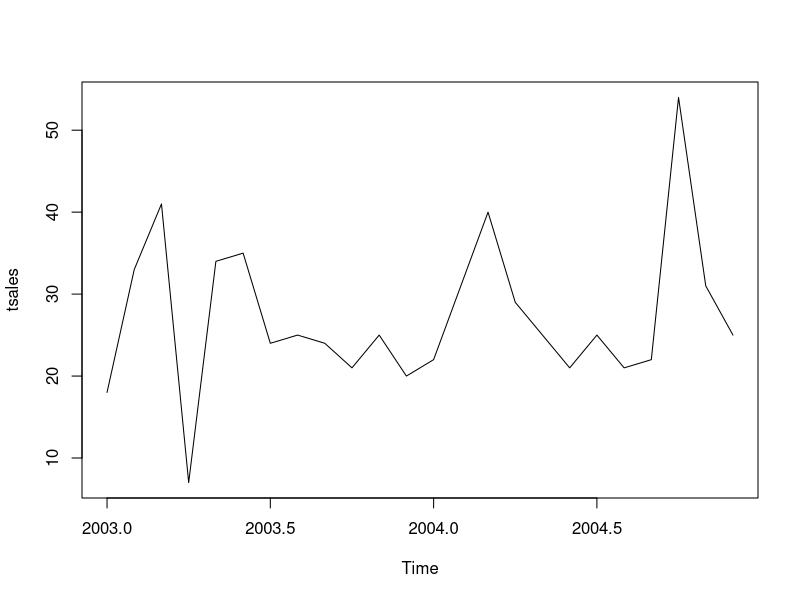
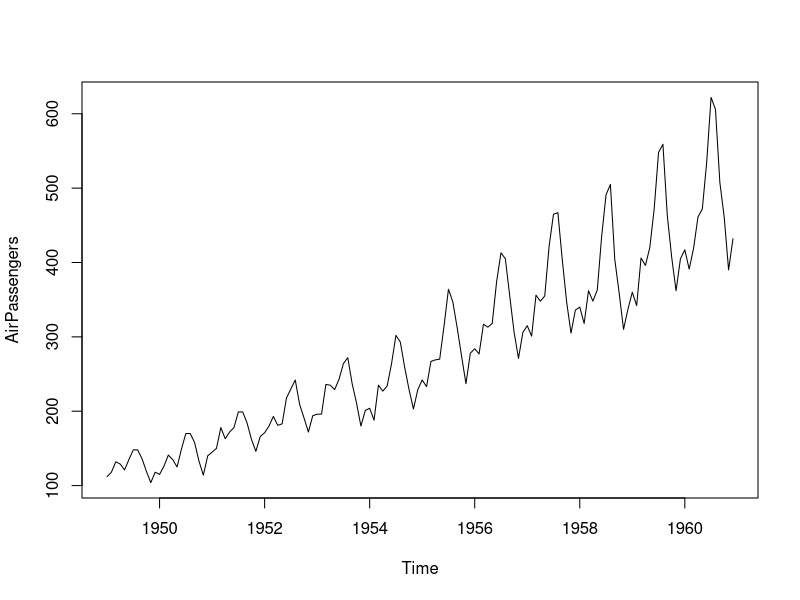
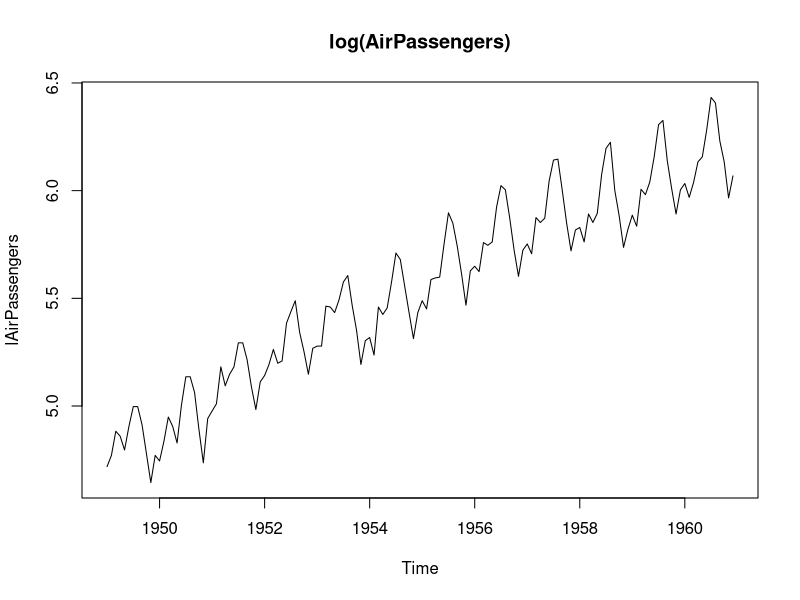
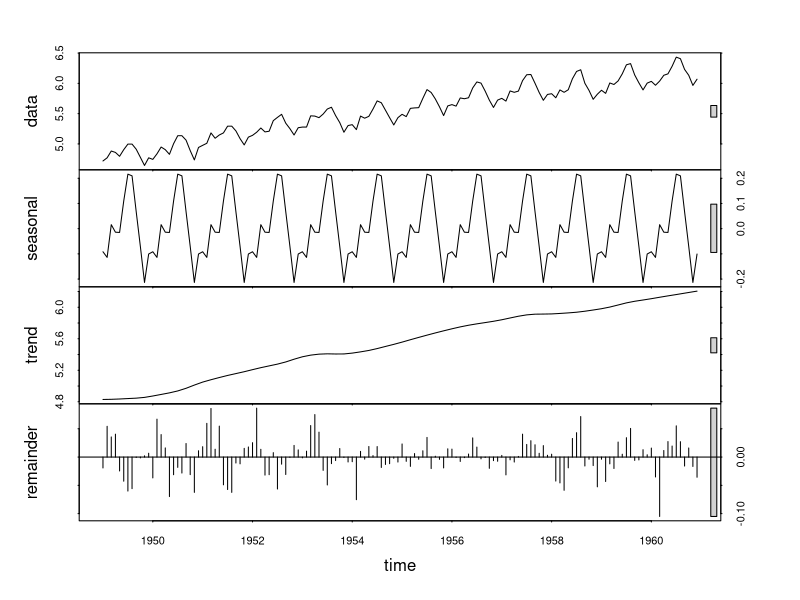
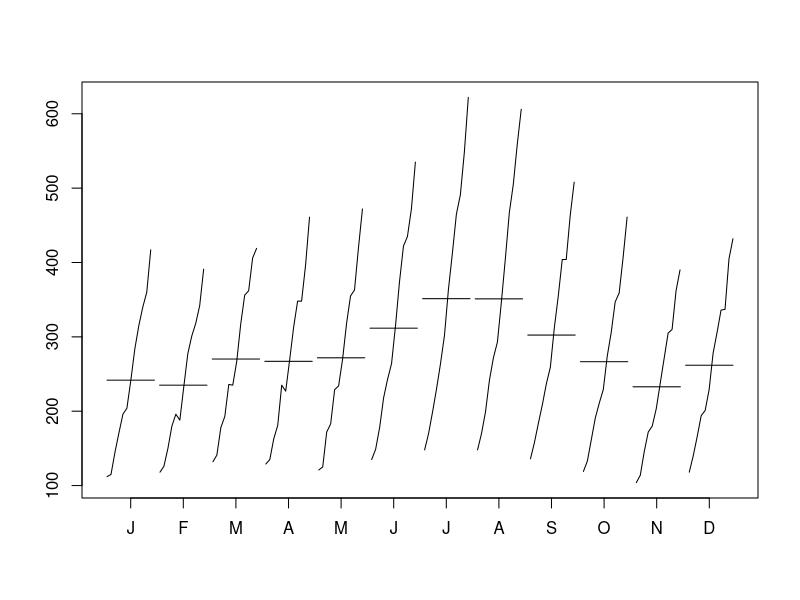
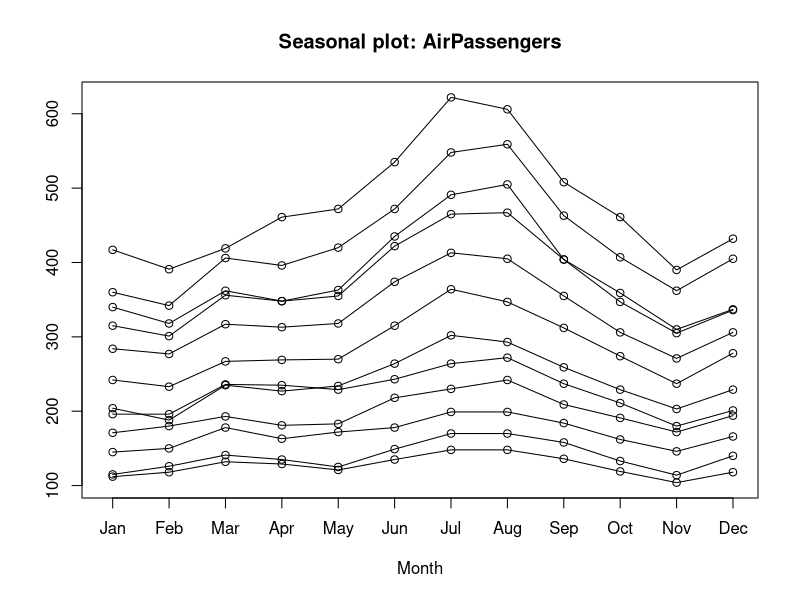
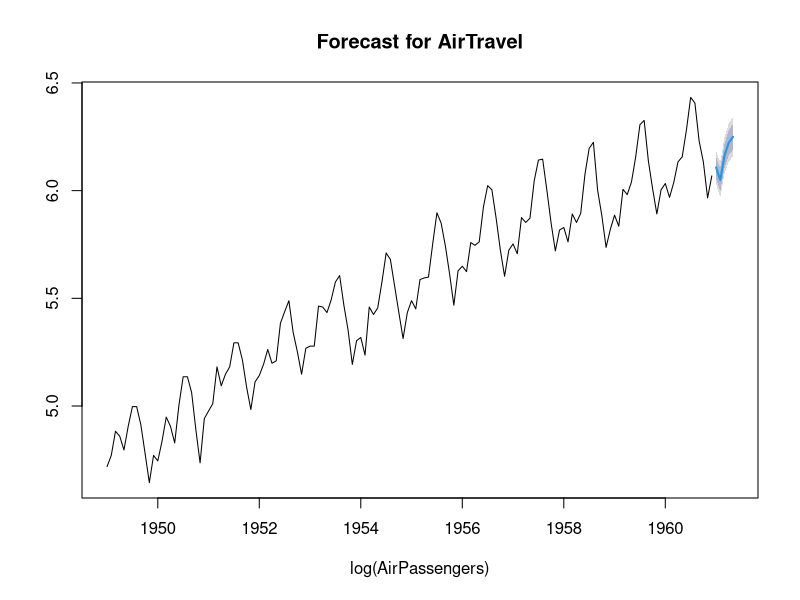
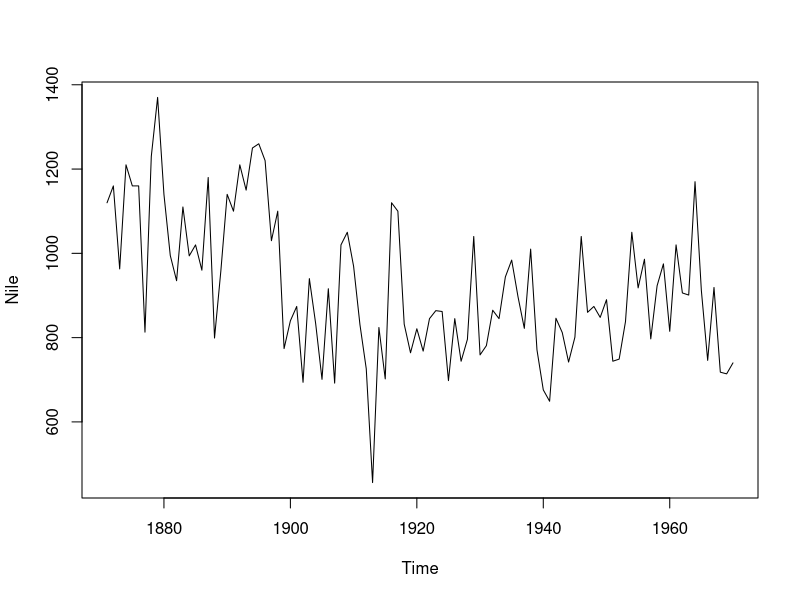

Recreate these plots in R, in order.

library(forecast)
library(tseries)
#Creating a Times Series object in R
sales<- c(18,33,41,7,34,35,24,25,24,21,25,20,22,31,40,29,
          25,21,25,21,22,54,31,25)
sales
tsales<- ts(sales,start = c(2003,1),frequency = 12)
tsales

#Plot tsales
plot(tsales)

start(tsales)
end(tsales)
frequency(tsales)

#Subsetting tsales
tsales.subset<- window(tsales,start=c(2003,5),end=c(2004,6))
tsales.subset

#------------------------------------------------------------#
#AIR PASSENGERS DATASET -INBUILT IN R

#Seasonal decompositon using stl()
plot(AirPassengers)

#Log Transformation
lAirPassengers<- log(AirPassengers)
plot(lAirPassengers,main="log(AirPassengers)")
?stl()
fit<-stl(x = lAirPassengers,s.window = "period")
fit_Decomp<- decompose(lAirPassengers)
plot(fit)
fit$time.series

exp(fit$time.series)
library(forecast)
monthplot(AirPassengers,xlab="",ylab="")
seasonplot(AirPassengers)
?AirPassengers




#Exponential Smoothing with levels,slope & seasonal Components
Fit<- HoltWinters(log(AirPassengers))
Fit
head(Fit)
Pred<- forecast(Fit,5)
Pred
plot(Pred,main="Forecast for AirTravel",xlab="log(AirPassengers)")
Pred$mean<- exp(Pred$mean)
Pred$lower<- exp(Pred$lower)
Pred$upper<- exp(Pred$upper)

P<- cbind(Pred$mean,Pred$lower,Pred$upper)
dimnames(P)[[2]]<- c("Mean","Lo 80","Lo 95","Hi 80","Hi 95")
P



#---------------------------------
#ARIMA
#NILE DATA
plot(Nile)
ndiffs(Nile)
?ndiffs
dNile<-diff(Nile)
dNile
plot(dNile)
adf.test(dNile)


#Fit a ARIMA model
F<- arima(Nile,order = c(0,1,1))
F
accuracy(F)




#--------------------------------------
#Sunspots data
sunspots
Fit_sun<- auto.arima(sunspots)
Fit_sun
f<-forecast(Fit_sun,3)
f
plot(f)
accuracy(Fit_sun)

